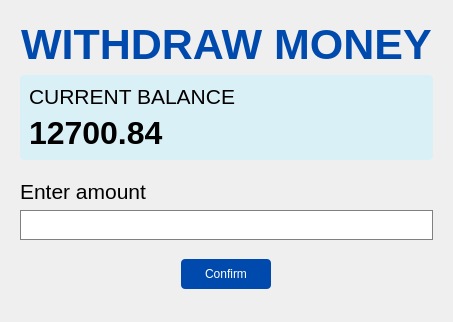
<?xml version="1.0" encoding="UTF-8"?>
<ui version="4.0">
 <class>Form</class>
 <widget class="QWidget" name="Form">
  <property name="geometry">
   <rect>
    <x>0</x>
    <y>0</y>
    <width>453</width>
    <height>322</height>
   </rect>
  </property>
  <property name="windowTitle">
   <string>Form</string>
  </property>
  <layout class="QVBoxLayout" name="verticalLayout_5">
   <item>
    <widget class="QGroupBox" name="groupBox">
     <property name="styleSheet">
      <string notr="true">border: 0;</string>
     </property>
     <property name="title">
      <string/>
     </property>
     <layout class="QVBoxLayout" name="verticalLayout_4">
      <item alignment="Qt::AlignHCenter">
       <widget class="QLabel" name="label">
        <property name="font">
         <font>
          <pointsize>32</pointsize>
          <bold>true</bold>
         </font>
        </property>
        <property name="styleSheet">
         <string notr="true">color: #004aad;</string>
        </property>
        <property name="text">
         <string>WITHDRAW MONEY</string>
        </property>
       </widget>
      </item>
      <item>
       <widget class="QGroupBox" name="groupBox_2">
        <property name="styleSheet">
         <string notr="true">background: #daf0f7;
border-radius: 4px;</string>
        </property>
        <property name="title">
         <string/>
        </property>
        <layout class="QVBoxLayout" name="verticalLayout_2">
         <item>
          <widget class="QLabel" name="balance_tag">
           <property name="font">
            <font>
             <pointsize>16</pointsize>
            </font>
           </property>
           <property name="text">
            <string>CURRENT BALANCE</string>
           </property>
          </widget>
         </item>
         <item>
          <widget class="QLabel" name="balance_label">
           <property name="font">
            <font>
             <pointsize>24</pointsize>
             <bold>true</bold>
            </font>
           </property>
           <property name="text">
            <string>12700.84</string>
           </property>
          </widget>
         </item>
        </layout>
       </widget>
      </item>
      <item>
       <spacer name="verticalSpacer_2">
        <property name="orientation">
         <enum>Qt::Vertical</enum>
        </property>
        <property name="sizeHint" stdset="0">
         <size>
          <width>20</width>
          <height>40</height>
         </size>
        </property>
       </spacer>
      </item>
      <item>
       <layout class="QVBoxLayout" name="verticalLayout_3">
        <item>
         <layout class="QVBoxLayout" name="verticalLayout">
          <item>
           <widget class="QLabel" name="label_3">
            <property name="font">
             <font>
              <pointsize>16</pointsize>
             </font>
            </property>
            <property name="text">
             <string>Enter amount</string>
            </property>
           </widget>
          </item>
          <item>
           <widget class="QLineEdit" name="amount_box">
            <property name="minimumSize">
             <size>
              <width>0</width>
              <height>30</height>
             </size>
            </property>
            <property name="styleSheet">
             <string notr="true">border: 1px solid gray;</string>
            </property>
            <property name="text">
             <string/>
            </property>
           </widget>
          </item>
          <item>
           <spacer name="verticalSpacer_4">
            <property name="orientation">
             <enum>Qt::Vertical</enum>
            </property>
            <property name="sizeHint" stdset="0">
             <size>
              <width>20</width>
              <height>40</height>
             </size>
            </property>
           </spacer>
          </item>
         </layout>
        </item>
        <item alignment="Qt::AlignHCenter">
         <widget class="QPushButton" name="btn_confirm">
          <property name="minimumSize">
           <size>
            <width>90</width>
            <height>30</height>
           </size>
          </property>
          <property name="styleSheet">
           <string notr="true">background: #004aad;
color: #ffffff;
border-radius: 4px;</string>
          </property>
          <property name="text">
           <string>Confirm</string>
          </property>
         </widget>
        </item>
       </layout>
      </item>
      <item>
       <spacer name="verticalSpacer_3">
        <property name="orientation">
         <enum>Qt::Vertical</enum>
        </property>
        <property name="sizeHint" stdset="0">
         <size>
          <width>20</width>
          <height>40</height>
         </size>
        </property>
       </spacer>
      </item>
     </layout>
    </widget>
   </item>
  </layout>
 </widget>
 <resources/>
 <connections/>
</ui>
